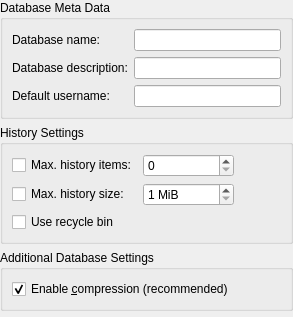
<?xml version="1.0" encoding="UTF-8"?>
<ui version="4.0">
 <class>DatabaseSettingsWidgetGeneral</class>
 <widget class="QWidget" name="DatabaseSettingsWidgetGeneral">
  <property name="geometry">
   <rect>
    <x>0</x>
    <y>0</y>
    <width>293</width>
    <height>317</height>
   </rect>
  </property>
  <layout class="QVBoxLayout" name="verticalLayout">
   <property name="leftMargin">
    <number>0</number>
   </property>
   <property name="topMargin">
    <number>0</number>
   </property>
   <property name="rightMargin">
    <number>0</number>
   </property>
   <property name="bottomMargin">
    <number>0</number>
   </property>
   <item>
    <widget class="QGroupBox" name="groupBox">
     <property name="title">
      <string>Database Meta Data</string>
     </property>
     <layout class="QFormLayout" name="formLayout">
      <item row="0" column="0">
       <widget class="QLabel" name="dbNameLabel">
        <property name="text">
         <string>Database name:</string>
        </property>
       </widget>
      </item>
      <item row="0" column="1">
       <widget class="QLineEdit" name="dbNameEdit"/>
      </item>
      <item row="1" column="0">
       <widget class="QLabel" name="dbDescriptionLabel">
        <property name="text">
         <string>Database description:</string>
        </property>
       </widget>
      </item>
      <item row="1" column="1">
       <widget class="QLineEdit" name="dbDescriptionEdit"/>
      </item>
      <item row="2" column="0">
       <widget class="QLabel" name="defaultUsernameLabel">
        <property name="text">
         <string>Default username:</string>
        </property>
       </widget>
      </item>
      <item row="2" column="1">
       <widget class="QLineEdit" name="defaultUsernameEdit">
        <property name="enabled">
         <bool>true</bool>
        </property>
       </widget>
      </item>
     </layout>
    </widget>
   </item>
   <item>
    <widget class="QGroupBox" name="groupBox_2">
     <property name="title">
      <string>History Settings</string>
     </property>
     <layout class="QHBoxLayout" name="horizontalLayout">
      <item>
       <layout class="QGridLayout" name="gridLayout">
        <item row="0" column="0">
         <widget class="QCheckBox" name="historyMaxItemsCheckBox">
          <property name="text">
           <string>Max. history items:</string>
          </property>
         </widget>
        </item>
        <item row="1" column="0">
         <widget class="QCheckBox" name="historyMaxSizeCheckBox">
          <property name="text">
           <string>Max. history size:</string>
          </property>
         </widget>
        </item>
        <item row="1" column="1">
         <widget class="QSpinBox" name="historyMaxSizeSpinBox">
          <property name="suffix">
           <string> MiB</string>
          </property>
          <property name="minimum">
           <number>1</number>
          </property>
          <property name="maximum">
           <number>2000000000</number>
          </property>
         </widget>
        </item>
        <item row="0" column="1">
         <widget class="QSpinBox" name="historyMaxItemsSpinBox">
          <property name="maximum">
           <number>2000000000</number>
          </property>
         </widget>
        </item>
        <item row="2" column="0">
         <widget class="QCheckBox" name="recycleBinEnabledCheckBox">
          <property name="text">
           <string>Use recycle bin</string>
          </property>
         </widget>
        </item>
       </layout>
      </item>
      <item>
       <spacer name="horizontalSpacer">
        <property name="orientation">
         <enum>Qt::Horizontal</enum>
        </property>
        <property name="sizeHint" stdset="0">
         <size>
          <width>40</width>
          <height>20</height>
         </size>
        </property>
       </spacer>
      </item>
     </layout>
    </widget>
   </item>
   <item>
    <widget class="QGroupBox" name="groupBox_3">
     <property name="title">
      <string>Additional Database Settings</string>
     </property>
     <layout class="QVBoxLayout" name="verticalLayout_2">
      <item>
       <widget class="QCheckBox" name="compressionCheckbox">
        <property name="text">
         <string>Enable &amp;compression (recommended)</string>
        </property>
        <property name="checked">
         <bool>true</bool>
        </property>
       </widget>
      </item>
     </layout>
    </widget>
   </item>
   <item>
    <spacer name="verticalSpacer">
     <property name="orientation">
      <enum>Qt::Vertical</enum>
     </property>
     <property name="sizeHint" stdset="0">
      <size>
       <width>20</width>
       <height>40</height>
      </size>
     </property>
    </spacer>
   </item>
  </layout>
 </widget>
 <resources/>
 <connections/>
</ui>
